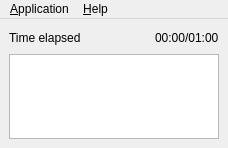
<?xml version="1.0" encoding="UTF-8"?>
<ui version="4.0">
 <class>MainWindow</class>
 <widget class="QMainWindow" name="MainWindow">
  <property name="geometry">
   <rect>
    <x>0</x>
    <y>0</y>
    <width>228</width>
    <height>148</height>
   </rect>
  </property>
  <property name="windowTitle">
   <string notr="true">MainWindow</string>
  </property>
  <widget class="QWidget" name="centralwidget">
   <layout class="QGridLayout" name="gridLayout">
    <item row="1" column="0" colspan="3">
     <widget class="QPlainTextEdit" name="editText">
      <property name="toolTip">
       <string>Something to remember</string>
      </property>
      <property name="plainText">
       <string notr="true"/>
      </property>
     </widget>
    </item>
    <item row="0" column="2">
     <widget class="QLabel" name="timeLabel">
      <property name="text">
       <string notr="true">00:00/01:00</string>
      </property>
     </widget>
    </item>
    <item row="0" column="0">
     <widget class="QLabel" name="label">
      <property name="text">
       <string>Time elapsed</string>
      </property>
      <property name="textFormat">
       <enum>Qt::PlainText</enum>
      </property>
     </widget>
    </item>
    <item row="0" column="1">
     <spacer name="horizontalSpacer">
      <property name="orientation">
       <enum>Qt::Horizontal</enum>
      </property>
      <property name="sizeHint" stdset="0">
       <size>
        <width>40</width>
        <height>20</height>
       </size>
      </property>
     </spacer>
    </item>
   </layout>
  </widget>
  <widget class="QMenuBar" name="menubar">
   <property name="geometry">
    <rect>
     <x>0</x>
     <y>0</y>
     <width>228</width>
     <height>23</height>
    </rect>
   </property>
   <widget class="QMenu" name="menu_Application">
    <property name="title">
     <string>&amp;Application</string>
    </property>
    <addaction name="itemStart"/>
    <addaction name="separator"/>
    <addaction name="itemPref"/>
    <addaction name="separator"/>
    <addaction name="action_Close"/>
   </widget>
   <widget class="QMenu" name="menu_Help">
    <property name="title">
     <string>&amp;Help</string>
    </property>
    <addaction name="itemAboutQt"/>
    <addaction name="itemAbout"/>
    <addaction name="separator"/>
    <addaction name="itemProject"/>
   </widget>
   <addaction name="menu_Application"/>
   <addaction name="menu_Help"/>
  </widget>
  <action name="itemStart">
   <property name="icon">
    <iconset resource="alarm.qrc">
     <normaloff>:/start</normaloff>:/start</iconset>
   </property>
   <property name="text">
    <string>&amp;Start</string>
   </property>
  </action>
  <action name="itemPref">
   <property name="icon">
    <iconset resource="alarm.qrc">
     <normaloff>:/pref</normaloff>:/pref</iconset>
   </property>
   <property name="text">
    <string>&amp;Preferences...</string>
   </property>
  </action>
  <action name="action_Close">
   <property name="icon">
    <iconset resource="alarm.qrc">
     <normaloff>:/exit</normaloff>:/exit</iconset>
   </property>
   <property name="text">
    <string>&amp;Exit</string>
   </property>
  </action>
  <action name="itemAboutQt">
   <property name="icon">
    <iconset resource="alarm.qrc">
     <normaloff>:/about-qt4</normaloff>:/about-qt4</iconset>
   </property>
   <property name="text">
    <string>About &amp;QT ...</string>
   </property>
  </action>
  <action name="itemAbout">
   <property name="icon">
    <iconset resource="alarm.qrc">
     <normaloff>:/about</normaloff>:/about</iconset>
   </property>
   <property name="text">
    <string>&amp;About ...</string>
   </property>
  </action>
  <action name="itemProject">
   <property name="icon">
    <iconset resource="alarm.qrc">
     <normaloff>:/github</normaloff>:/github</iconset>
   </property>
   <property name="text">
    <string>&amp;Project in Github...</string>
   </property>
  </action>
 </widget>
 <resources>
  <include location="alarm.qrc"/>
 </resources>
 <connections>
  <connection>
   <sender>action_Close</sender>
   <signal>triggered()</signal>
   <receiver>MainWindow</receiver>
   <slot>close()</slot>
   <hints>
    <hint type="sourcelabel">
     <x>-1</x>
     <y>-1</y>
    </hint>
    <hint type="destinationlabel">
     <x>187</x>
     <y>90</y>
    </hint>
   </hints>
  </connection>
 </connections>
</ui>
